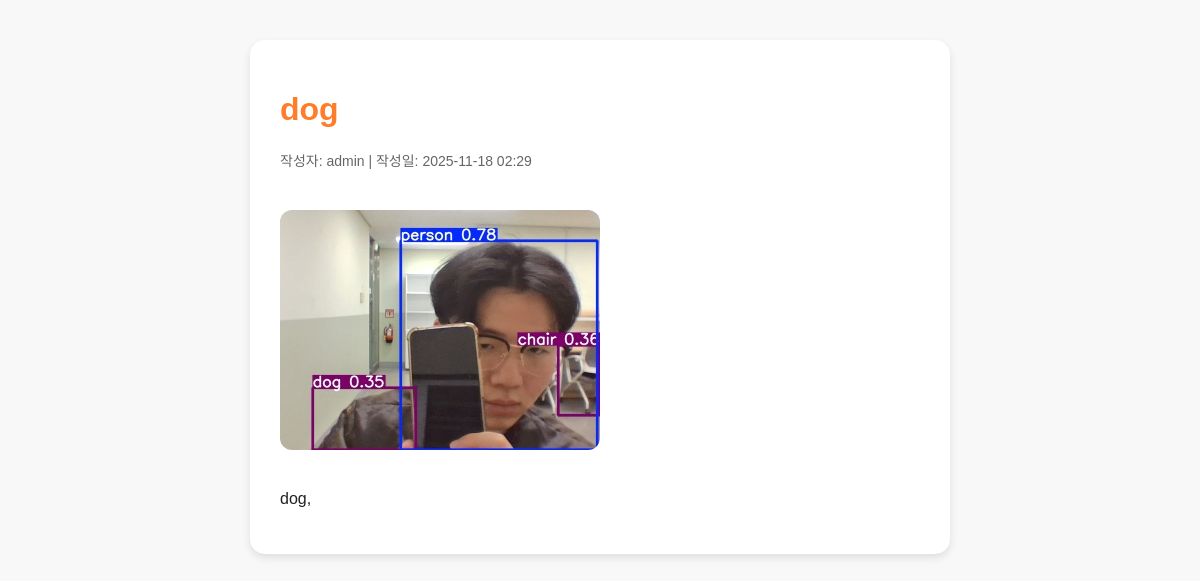
/api_root/html/post/14/, run on the app's committed database.
### blog/models.py (models this page shows, shortened)
class Post(models.Model):
    author = models.ForeignKey(
        settings.AUTH_USER_MODEL,
        on_delete=models.CASCADE
    )
    title = models.CharField(max_length=200)
    text = models.TextField()
    created_date = models.DateTimeField(default=timezone.now)
    published_date = models.DateTimeField(blank=True, null=True)
    image = models.ImageField(
        upload_to='blog_image/%Y/%m/%d/',
        default='blog_image/default_error.png'
    )

### blog/views.py (the view)
# urls.py: path('html/post/<int:pk>/', views.post_detail, name='post_detail'),
def post_detail(request, pk):
    post = get_object_or_404(Post, pk=pk)
    return render(request, 'blog/post_detail.html', {'post': post})

### blog/templates/blog/post_detail.html (shortened to what this page needs)
<!DOCTYPE html>
<html lang="ko">
<head>
</head>
<body>
    <div class="post">
        <h1>{{ post.title }}</h1>
        <div class="meta">
            작성자: {{ post.author }} |
            작성일: {{ post.created_date|date:"Y-m-d H:i" }}
        </div>
        {% if post.image %}
            <img src="{{ post.image.url }}" alt="{{ post.title }}">
        {% endif %}
        <p>{{ post.text|linebreaksbr }}</p>
    </div>
</body>
</html>

### blog/templates/blog/post_detail.html (style rules this page uses)
body { font-family: 'Pretendard', sans-serif; margin: 40px auto; max-width: 700px; background-color: #f8f8f8; color: #222; }
.post { background: white; padding: 30px; border-radius: 15px; box-shadow: 0 4px 8px rgba(0,0,0,0.1); }
img { max-width: 100%; border-radius: 12px; margin: 20px 0; }
h1 { color: #ff7d2a; }
.meta { font-size: 14px; color: #666; margin-bottom: 20px; }

### data on the page
Post: title "dog", author "admin", created_date "2025-11-18 02:29", image (picture), text "dog,"
